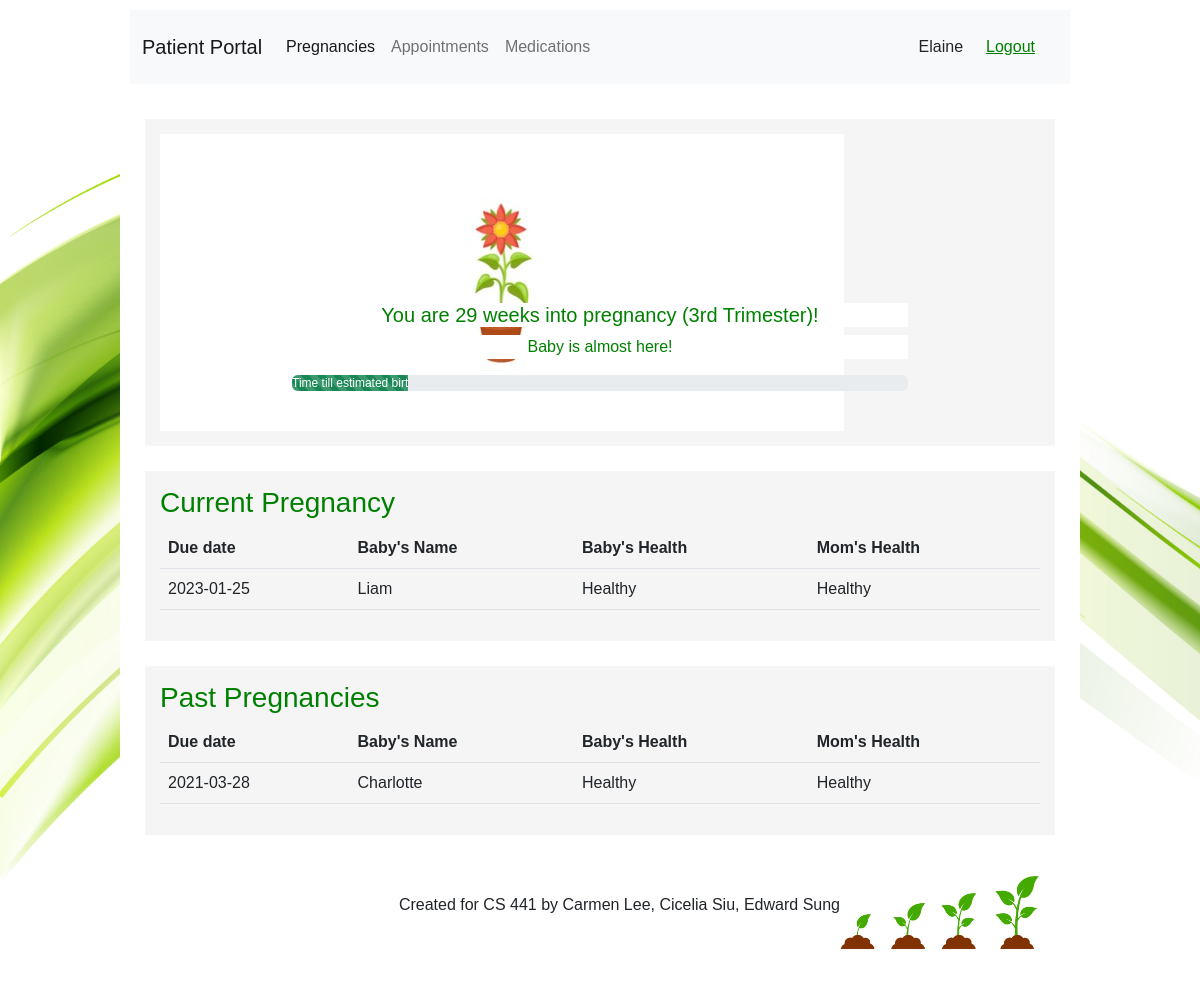
The app's page /html/patient/patientPregnancies.php (signed in) with its own data.
### tables this page shows
CREATE TABLE `pregnancies` (
  `id` int(11) NOT NULL,
  `doctor_id` int(11) DEFAULT NULL,
  `momHealth` enum('Healthy','Unhealthy') DEFAULT NULL,
  `Health` enum('Healthy','Unhealthy') DEFAULT NULL,
  `due_date` date DEFAULT NULL,
  `status` enum('CURRENT','PAST') NOT NULL DEFAULT 'CURRENT',
  `patientID` int(11) NOT NULL,
  `babyName` varchar(255) DEFAULT NULL
);

### html/patient/patientPregnancies.php (the view, shortened to what this page needs)
<!DOCTYPE html>
<html lang="en">
<head>
  <link href="https://cdn.jsdelivr.net/npm/bootstrap@5.2.2/dist/css/bootstrap.min.css" rel="stylesheet" />
  <link rel="stylesheet" href="../../css/style.css?v=<?php echo time(); ?>" />
</head>
<body>
  <?php
  $sessionFirstName = $_SESSION['sessionFirstName'];
  $sessionLastName = $_SESSION['sessionLastName'];
  ?>
  <div class="body">
    <header>
      <nav class="navbar navbar-expand-lg navbar-light bg-light justify-content-center nav-fill">
        <div class="container-fluid">
          <a class="navbar-brand mb-0 h1" href="patientPortal.php">Patient Portal</a>
          <div class="collapse navbar-collapse" id="navbarNavAltMarkup">
            <div class="navbar-nav me-auto">
              <a class="nav-link active" href="patientPregnancies.php">Pregnancies</a>
              <a class="nav-link" href="patientAppointments.php">Appointments</a>
              <a class="nav-link" href="patientMedications.php">Medications</a>
            </div>
            <?php echo $sessionFirstName . " " . $sessionLastName; ?>
            <button type="button" class="btn btn-light logout-btn" style="float: right;"><a href="../logout.php">Logout</a></button>
          </div>
        </div>
      </nav>
    </header>
    <?php
    $sessionUserID = $_SESSION['sessionUserId'];
    $conn = mysqli_connect("localhost", "root", "", "pregnancy");
    $sql = "SELECT * FROM pregnancies WHERE patientID = '$sessionUserID' AND status = 'CURRENT'";
    $result = mysqli_query($conn, $sql);
    $resultsArray = mysqli_fetch_all($result);
    if (sizeof($resultsArray) != 0) {
      $today = Date("Y-m-d");
      $diff = strtotime($resultsArray[0][4]) - strtotime($today);
      $years = floor($diff / (365 * 60 * 60 * 24));
      $months = floor(($diff - $years * 365 * 60 * 60 * 24) / (30 * 60 * 60 * 24));
      $monthNoFloor = ($diff - $years * 365 * 60 * 60 * 24) / (30 * 60 * 60 * 24);
      $days = floor(($diff - $years * 365 * 60 * 60 * 24 - $months * 30 * 60 * 60 * 24) / (60 * 60 * 24));
      $weeks = 36 - floor($diff / (7 * 60 * 60 * 24));
      $totalMonth = 9;
      $mPercent = ($monthNoFloor / $totalMonth) * 100;
    } else {
      $weeks = -1;
      $mPercent = 0;
    }
    ?>
    <section>
      <div id="carouselExampleCaptions" class="carousel slide" data-bs-ride="carousel">
        <div class="carousel-inner">
          <div class="carousel-item active">
            <?php
            if ($weeks == -1) {
              echo '<img src="../../imgs/negative.jpeg" class="d-block mh-50" alt="negative">
            <div class="carousel-caption d-none d-md-block">
              <h5 style = "background-color:white; color: green;">You are not pregnant!</h5>
            </div>';
            } else if ($weeks > 26) {
              echo '<img src="../../imgs/third-trimester.jpeg" class="d-block mh-50" alt="3rd trimester">
            <div class="carousel-caption d-none d-md-block">
              <h5 style = "background-color:white; color: green">You are ', $weeks, ' weeks into pregnancy (3rd Trimester)!</h5>
              <p style = "background-color:white; color: green">Baby is almost here!</p>
              <div class="progress">
              <div class="progress-bar bg-success progress-bar-striped progress-bar-animated" role="progressbar" style="width: ', $mPercent, '%;">
              Time till estimated birth: ', $months, ' months ', $days, ' days
              </div>
            </div>';
            } else if ($weeks > 12) {
              echo '<img src="../../imgs/second-trimester.jpeg" alt="2nd trimester" class="d-block w-100 center">
            <div class="carousel-caption d-none d-md-block">
              <h5 style = "background-color:white; color: green">You are ', $weeks, ' weeks into pregnancy (2nd Trimester)!</h5>
              <p style = "background-color:white; color: green">Almost there!</p>
              <div class="progress">
              <div class="progress-bar bg-success progress-bar-striped progress-bar-animated" role="progressbar" style="width: ', $mPercent, '%;">
              Time till estimated birth: ', $months, ' months ', $days, ' days
              </div>
            </div>';
            }
            ?>
          </div>
        </div>
      </div>
    </section>
    <section style="overflow-x: scroll">
      <h3>Current Pregnancy</h3>
      <table class="table table-hover table-stripped">
        <thead>
          <tr>
            <th>Due date</th>
            <th>Baby's Name</th>
            <th>Baby's Health</th>
            <th>Mom's Health</th>
          </tr>
        </thead>
        <tbody>
          <?php
          for ($i = 0; $i < sizeof($resultsArray); $i++) {
            echo "<tr>";
            echo "<td>", $resultsArray[$i][4], "</td>";
            echo "<td>", $resultsArray[$i][7], "</td>";
            echo "<td>", $resultsArray[$i][3], "</td>";
            echo "<td>", $resultsArray[$i][2], "</td>";
            echo "</tr>";
          }
          ?>
        </tbody>
      </table>
    </section>
    <section style="overflow-x: scroll">
      <h3>Past Pregnancies</h3>
      <?php
      $conn = mysqli_connect("localhost", "root", "", "pregnancy");
      $sql = "SELECT * FROM pregnancies WHERE patientID = '$sessionUserID' AND status = 'PAST'";
      $result = mysqli_query($conn, $sql);
      $resultsArray = mysqli_fetch_all($result);
      ?>
      <table class="table table-hover table-stripped">
        <thead>
          <tr>
            <th>Due date</th>
            <th>Baby's Name</th>
            <th>Baby's Health</th>
            <th>Mom's Health</th>
          </tr>
        </thead>
        <tbody>
          <?php
          for ($i = 0; $i < sizeof($resultsArray); $i++) {
            echo "<tr>";
            echo "<td>", $resultsArray[$i][4], "</td>";
            echo "<td>", $resultsArray[$i][7], "</td>";
            echo "<td>", $resultsArray[$i][3], "</td>";
            echo "<td>", $resultsArray[$i][2], "</td>";
            echo "</tr>";
          }
          ?>
        </tbody>
      </table>
    </section>
    <section class="footer d-flex align-self-center">
      <p>
        Created for CS 441 by Carmen Lee, Cicelia Siu, Edward Sung
      </p>
      <img id="footer-img" src="../../imgs/sprout.jpg" alt="Sprout!">
    </section>
  </div>
</body>
</html>

### css/style.css (style rules this page uses)
body { font-family: 'Noto Sans JP', sans-serif; background-image: url("../imgs/login-bg.jpg"); background-size:cover; background-repeat:no-repeat; background-attachment: fixed; display: flex; justify-content: center; align-items: center; }
header { background-color: white; padding: 10px; text-align: center; }
.body { background-color: white; width: 80%; min-width: 40vw; max-width: 80vw; min-height: 100vh; }
section { background-color: whitesmoke; margin: 25px; padding: 15px; }
.footer { background-color: white; text-align: right; display: flex; justify-content: right; align-items: center; }
#footer-img { width:200px; }
a, h3 { color: green; }
.logout-btn { margin: 10px; }

### records on screen
pregnancies: due_date "29", due_date "2023-01-25", babyName "Liam", Health "Healthy", momHealth "Healthy"
pregnancies: due_date "2021-03-28", babyName "Charlotte", Health "Healthy", momHealth "Healthy"

### other values on screen
$sessionFirstName "Elaine"
